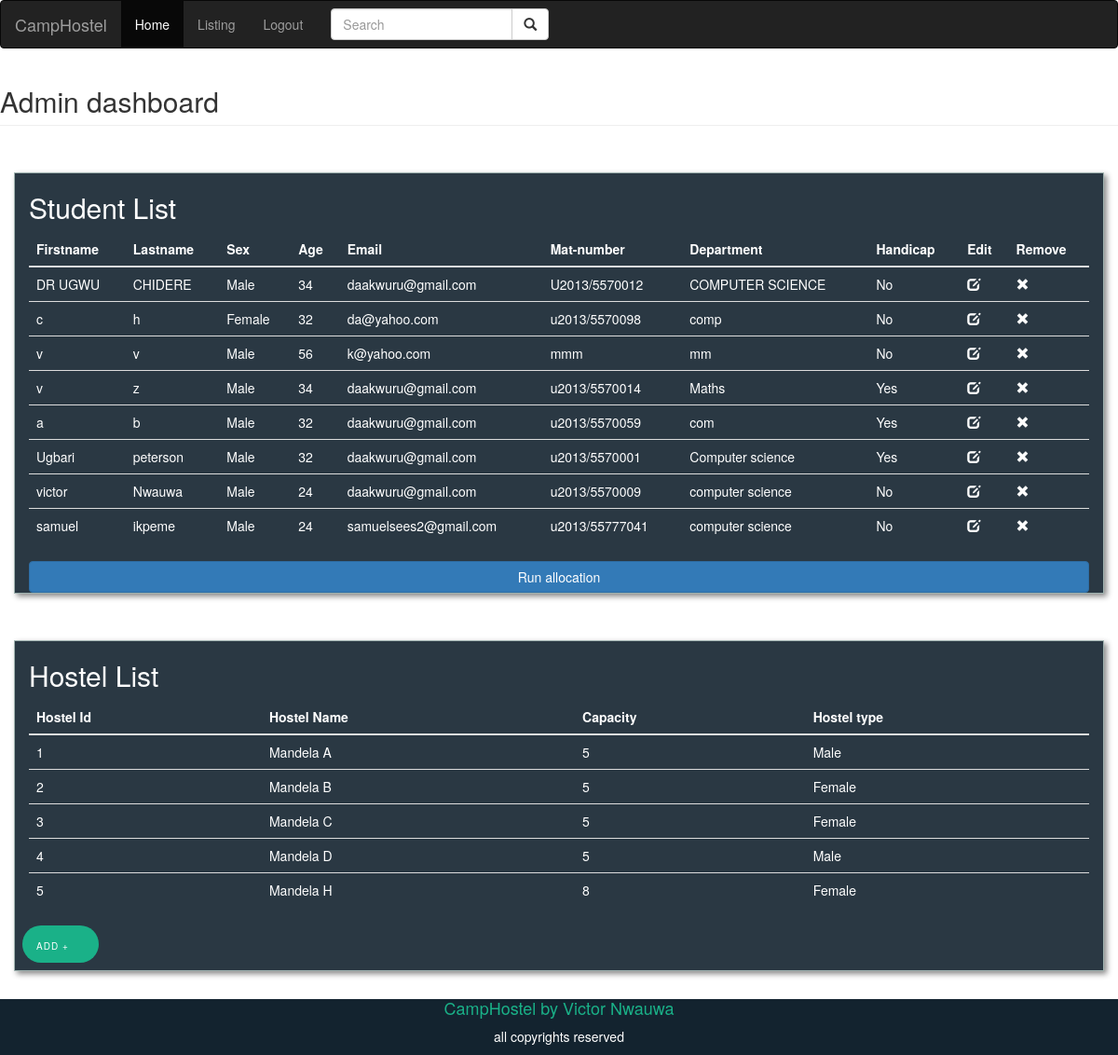
/pages/admin/dashboard.php (signed in), run on the app's committed database.
### tables this page shows
CREATE TABLE IF NOT EXISTS `registeration` (
  `firstname` varchar(255) NOT NULL,
  `lastname` varchar(255) NOT NULL,
  `dept` varchar(255) NOT NULL,
  `sex` char(6) NOT NULL,
  `level` int(3) NOT NULL,
  `handicap` char(3) NOT NULL,
  `email` varchar(255) NOT NULL,
  `password` varchar(255) DEFAULT NULL,
  `uploadPhoto` varchar(255) DEFAULT NULL,
  `matnum` varchar(255) NOT NULL,
  `id` int(11) NOT NULL AUTO_INCREMENT,
  `age` int(3) NOT NULL,
  PRIMARY KEY (`id`)
);

CREATE TABLE IF NOT EXISTS `create_hostel` (
  `hostelid` int(11) NOT NULL AUTO_INCREMENT,
  `hostelname` varchar(255) NOT NULL,
  `capacity` int(11) NOT NULL,
  `hosteltype` varchar(255) NOT NULL,
  `capacity2` int(11) NOT NULL,
  PRIMARY KEY (`hostelid`)
);

### pages/admin/dashboard.php (the view, shortened to what this page needs)
<?php
$connection = mysqli_connect('localhost', 'root', '', 'camphostel');
?>
<!DOCTYPE html>
<html xmlns="http://www.w3.org/1999/html">
<head>
    <link rel="stylesheet" href="https://cdnjs.cloudflare.com/ajax/libs/normalize/5.0.0/normalize.min.css">
    <link rel="stylesheet" href="../../css/style.css">
    <link rel="stylesheet" href="../../css/dashboard.css">
    <link rel="stylesheet" href="../../css/bootstrap.min.css">
</head>
<body>
<header>
    <nav class="navbar navbar-inverse">
        <div class="container-fluid">
            <div class="navbar-header">
                <a class="navbar-brand" href="#">CampHostel</a>
            </div>
            <ul class="nav navbar-nav">
                <li class="active"><a href="../../index.php">Home</a></li>
                <li><a href="listing.php">Listing</a></li>
                <li><a href="../logout.php">Logout</a></li>
            </ul>
            <form class="navbar-form navbar-left">
                <div class="input-group">
                    <input type="text" class="form-control" placeholder="Search">
                    <div class="input-group-btn">
                        <button class="btn btn-default" type="submit">
                            <i class="glyphicon glyphicon-search"></i>
                        </button>
                    </div>
                </div>
            </form>
        </div>
    </nav>
</header>
<h2 class="page-header">Admin dashboard</h2>
<div class="container stud-con">
    <h2>Student List</h2>
    <table class="table ">
        <thead>
        <tr>
            <th>Firstname</th>
            <th>Lastname</th>
            <th>Sex</th>
            <th>Age</th>
            <th>Email</th>
            <th>Mat-number</th>
            <th>Department</th>
            <th>Handicap</th>
            <th>Edit</th>
            <th>Remove</th>
        </tr>
        </thead>
        <tbody>
        <form method='post' action="dashboard.php">
        <?php
          $select="SELECT * FROM registeration where matnum <> 'u/0000/0000000'";
        $query=mysqli_query($connection,$select);
        while ($row=mysqli_fetch_array($query)){
            echo" <tr>
            <td>".$row['firstname']."</td>
            <td>".$row['lastname']."</td>
            <td>".$row['sex']."</td>
            <td>".$row['age']."</td>
            <td>".$row['email']."</td>
            <td>".$row['matnum']."</td>
            <td>".$row['dept']."</td>
            <td>".$row['handicap']."</td>
            <td><i class=\"glyphicon glyphicon-edit\"></i></td>
            <td><i class=\"glyphicon glyphicon-remove\"></i></td>
        </tr>";
        }
        ?>
               </tbody>
    </table>
    <input type="submit" value="Run allocation" name="run" class="btn btn-block btn-primary">
</div>
<div class="container hos-con">
    <h2>Hostel List</h2>
    <table class="table ">
        <thead>
        <tr>
            <th>Hostel Id </th>
            <th>Hostel Name</th>
            <th>Capacity</th>
            <th>Hostel type</th>
        </tr>
        </thead>
        <tbody>
        <?php
        $select="SELECT * FROM create_hostel";
        $query=mysqli_query($connection,$select);
        while ($row=mysqli_fetch_array($query)){
        echo" <tr>
            <td>".$row['hostelid']."</td>
            <td>".$row['hostelname']."</td>
            <td>".$row['capacity2']."</td>
            <td>".$row['hosteltype']."</td>
        </tr>";
        }
        ?>
        </tbody>
    </table>
        <div class="row">
            <a type="button" class="button button-block" href="hosteladd.php">Add +</a>
        </div>
    </div>
<footer>
    <h4>CampHostel by Victor Nwauwa</h4>
    <p>all copyrights reserved</p>
</footer>
</body>

### css/style.css (style rules this page uses)
*, *:before, *:after { box-sizing: border-box; }
html { overflow-y: scroll; }
body { background-color:#ffffff; font-family: 'Titillium Web', sans-serif; }
a { text-decoration: none; color: #1ab188; -webkit-transition: .5s ease; transition: .5s ease; }
input, textarea { font-size: 15px; display: block; width: 100%; height: 100%; padding: 5px 10px; background: none; background-image: none; border: 1px solid #a0b3b0; color: #ffffff; border-radius: 0; -webkit-transition: border-color .25s ease, box-shadow .25s ease; transition: border-color .25s ease, box-shadow .25s ease; }
.button { border: 0; outline: none; border-radius: 0; padding: 15px 0; font-size: 1rem; font-weight: 400; text-transform: uppercase; letter-spacing: .1em; background: #1ab188; color: #ffffff; -webkit-transition: all 0.5s ease; transition: all 0.5s ease; -webkit-appearance: none; }
.button-block { display: block; width: 100%; }
p { color: #ffffff; }
footer { margin-top: 30px; height: 60px; background-color: #13232f; color:#1ab188 ; }
footer > h4 { text-align: center; }
footer > p { text-align: center; }

### css/dashboard.css (style rules this page uses)
.stud-con { margin-top: 50px; border-style: solid; border-color: #a0b3b0; border-width: 1px; width: 50em; box-shadow: 3px 3px 6px #888888; background: rgba(19, 35, 47, 0.9); color:#ffffff; }
.hos-con { margin-top: 50px; border-style: solid; border-color: #a0b3b0; border-width: 1px; width: 50em; box-shadow: 3px 3px 6px #888888; background: rgba(19, 35, 47, 0.9); color:#ffffff; }
.button { border: 0; outline: none; border-radius: 0; padding: 15px ; font-size: 1rem; font-weight: 400; text-transform: uppercase; letter-spacing: .1em; background: #1ab188; color: #ffffff; -webkit-transition: all 0.5s ease; transition: all 0.5s ease; -webkit-appearance: none; }
.button-block { display: block; width: 7%; height: 40px; border-radius: 25px; margin-left: 8px; margin-bottom: 8px; }
footer { margin-top: 30px; height: 60px; background-color: #13232f; color:#1ab188 ; }
footer > h4 { text-align: center; }
footer > p { text-align: center; }

### data on the page
registeration: firstname "DR UGWU", lastname "CHIDERE", sex "Male", age "34", email "daakwuru@gmail.com", matnum "U2013/5570012", dept "COMPUTER SCIENCE", handicap "No"
registeration: firstname "c", lastname "h", sex "Female", age "32", email "da@yahoo.com", matnum "u2013/5570098", dept "comp", handicap "No"
registeration: firstname "v", lastname "v", sex "Male", age "56", email "k@yahoo.com", matnum "mmm", dept "mm", handicap "No"
registeration: firstname "v", lastname "z", sex "Male", age "34", email "daakwuru@gmail.com", matnum "u2013/5570014", dept "Maths", handicap "Yes"
registeration: firstname "a", lastname "b", sex "Male", age "32", email "daakwuru@gmail.com", matnum "u2013/5570059", dept "com", handicap "Yes"
registeration: firstname "Ugbari", lastname "peterson", sex "Male", age "32", email "daakwuru@gmail.com", matnum "u2013/5570001", dept "Computer science", handicap "Yes"
registeration: firstname "victor", lastname "Nwauwa", sex "Male", age "24", email "daakwuru@gmail.com", matnum "u2013/5570009", dept "computer science", handicap "No"
registeration: firstname "samuel", lastname "ikpeme", sex "Male", age "24", email "samuelsees2@gmail.com", matnum "u2013/55777041", dept "computer science", handicap "No"
create_hostel: hostelid "1", hostelname "Mandela A", capacity2 "5", hosteltype "Male"
create_hostel: hostelid "2", hostelname "Mandela B", capacity2 "5", hosteltype "Female"
create_hostel: hostelid "3", hostelname "Mandela C", capacity2 "5", hosteltype "Female"
create_hostel: hostelid "4", hostelname "Mandela D", capacity2 "5", hosteltype "Male"
create_hostel: hostelid "5", hostelname "Mandela H", capacity2 "8", hosteltype "Female"
